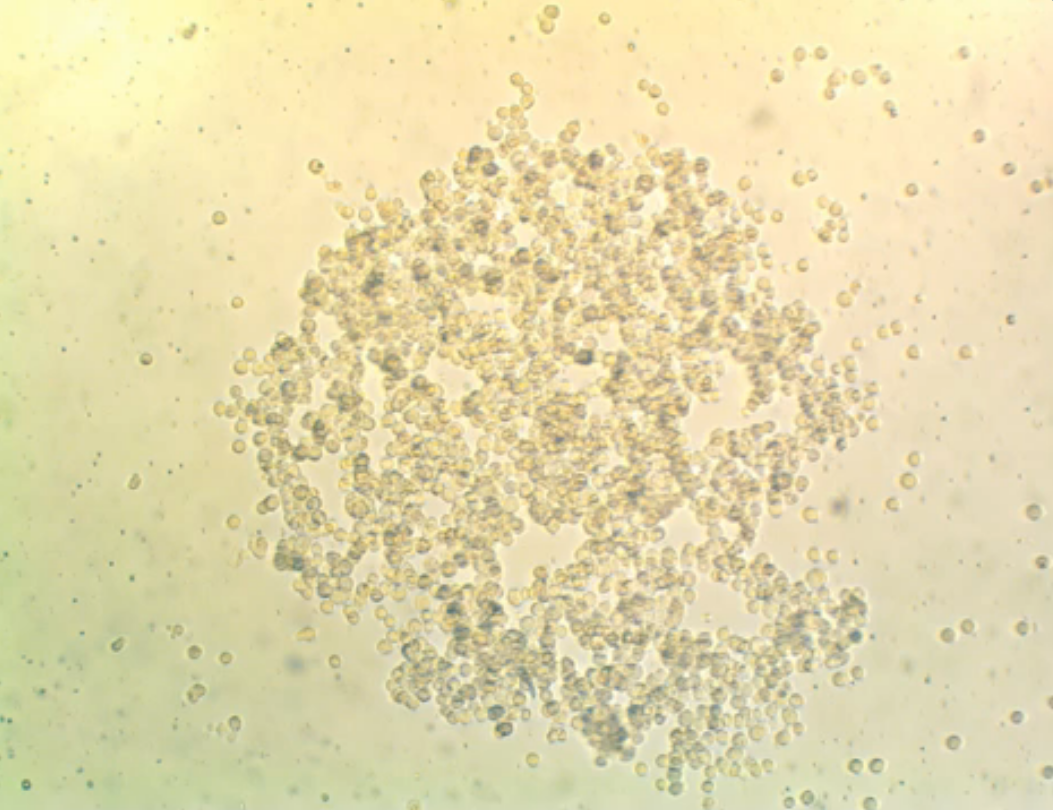
#> input picture LillyTesting/spheroidImg.png, 1053 x 810 px
$ python -i opencvtest.py   (imports and definitions only)
#> lines starting #> are read from the running program, lines starting #| are printed output that depends on the picture
#> further down, picture is the input picture: shape (810, 1053, 3); mean B, G, R 173, 217.7, 227.8
# Main Python Script which uses opencv to analyze footage of cells growing
# Author: zheath19@georgefox.edu
import cv2 as cv
import numpy as np
import os
from enum import Enum
import centroid_tracker

# Edge Detection Algorithm Enum to store valid options
class Algorithm(Enum):
    CANNY = "CANNY"
    LAPLACIAN = "LAPLACIAN"
    SOBEL = "SOBEL"

# Define Constants
PATH = '../../videos/'
VIDEO = 'sample_cell_culture_0.mp4'
SCALE = 0.25
CONTRAST = 3.0
BRIGHTNESS = 1
BLUR_INTENSITY = 20
MIN_CELL_SIZE = 1

# Elliptical Kernel
ELIPTICAL_KERNEL = cv.getStructuringElement(cv.MORPH_ELLIPSE,(5,5))


# [62 lines left out: function main, not called in this run]


'''
    Adjusts image to better view individual cells
    This involves converting the image to grayscale, increasing contrast,
    applying filters, and applying the canny edge detector to bring out the edges of each cell
    @:param img Image to adjust
    @:param edge_alg Option from Algorithm enum
    @:param scale:   (0.0,  inf) with 1.0 leaving the scale as is
    @:param contrast:   (0.0,  inf) with 1.0 leaving the contrast as is
    @:param brightness: [-255, 255] with 0 leaving the brightness as is
    @:param blur: [0, 250] Blur Intensity
    @:return adjusted frame/image
'''
# [16 lines left out: function process_image, not called in this run]

'''
    Adjusts image to better view individual cells
    This involves increasing contrast, applying filters,
    and applying an edge detector to bring out the edges of each cell.
    This does not convert it to grayscale
    @:param img Image to adjust
    @:param edge_alg Option from Algorithm enum
    @:param scale:   (0.0,  inf) with 1.0 leaving the scale as is
    @:param contrast:   (0.0,  inf) with 1.0 leaving the contrast as is
    @:param brightness: [-255, 255] with 0 leaving the brightness as is
    @:param blur: [0, 250] Blur Intensity
    @:return adjusted frame/image
'''
# [10 lines left out: function process_color_image, not called in this run]

'''
    Resizes the given video frame or image to supplied scale
    @:param frame image or singular frame of video
    @:param scale (0.0,  inf) with 1.0 leaving the scale as is
    @:return resized frame
'''
# [6 lines left out: function rescale_frame, not called in this run]


'''
    Adjusts contrast and brightness of an uint8 image
    @:param contrast:   (0.0,  inf) with 1.0 leaving the contrast as is
    @:param brightness: [-255, 255] with 0 leaving the brightness as is
    @:return adjusted frame/image
'''
def adjust_contrast_brightness(img, contrast:float=1.0, brightness:int=0):
    brightness += int(round(255*(1-contrast)/2))
    return cv.addWeighted(img, contrast, img, 0, brightness)


'''
    Uses a specified edge detection algorithm to display only edges found in the image
    @:param img: image to detect edges in
    @:param edge_alg Option from Algorithm enum
    @:return edited frame/image
'''
# [25 lines left out: function detect_edges, not called in this run]

'''
    Uses canny edge detection algorithm to display only edges found in the color image
    @:param img: image to detect edges in
    @:return edited frame/image
'''
def color_canny(img):
    # Use canny edge detection on each color channel seperately
    (B, G, R) = cv.split(img)
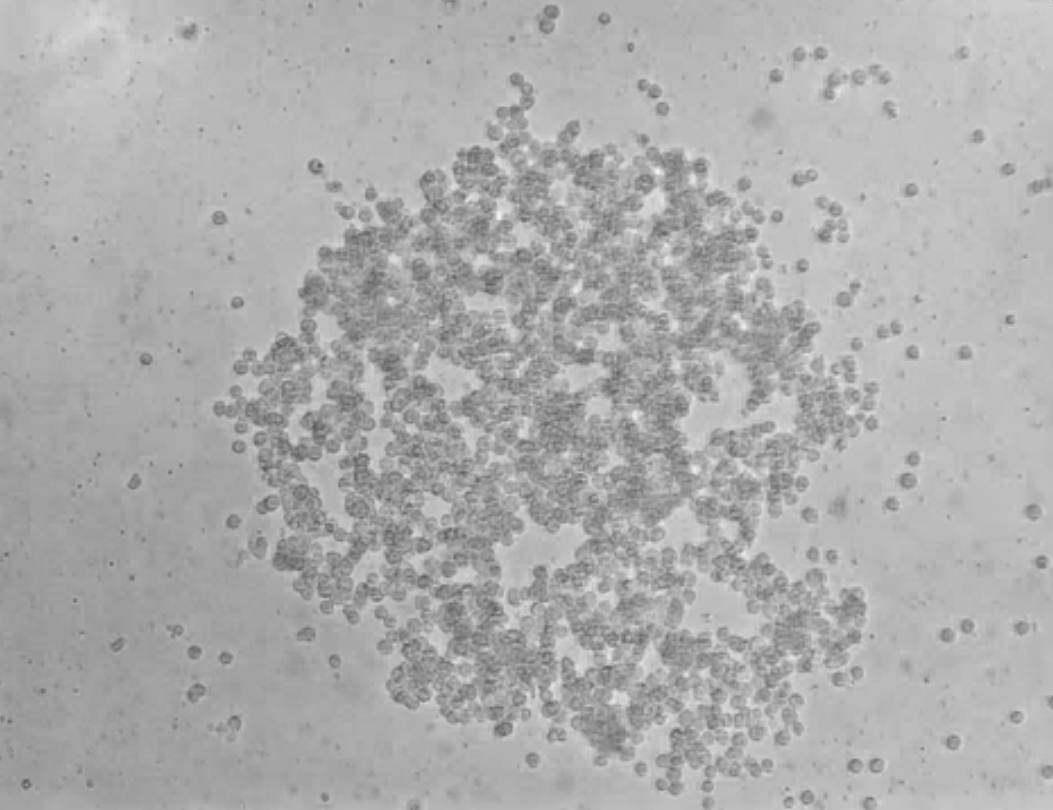
#> B: shape (810, 1053); min 81, max 243, mean 173
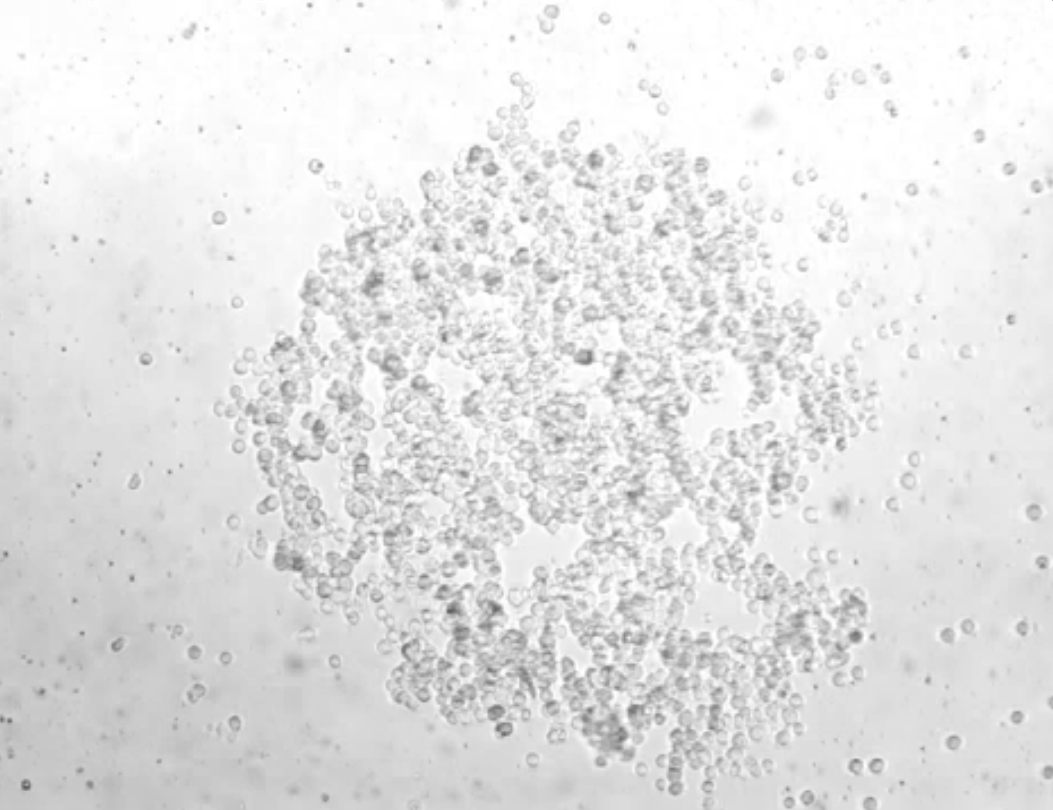
#> R: shape (810, 1053); min 93, max 255, mean 227.8
    B_canny = cv.Canny(B, 50, 200)
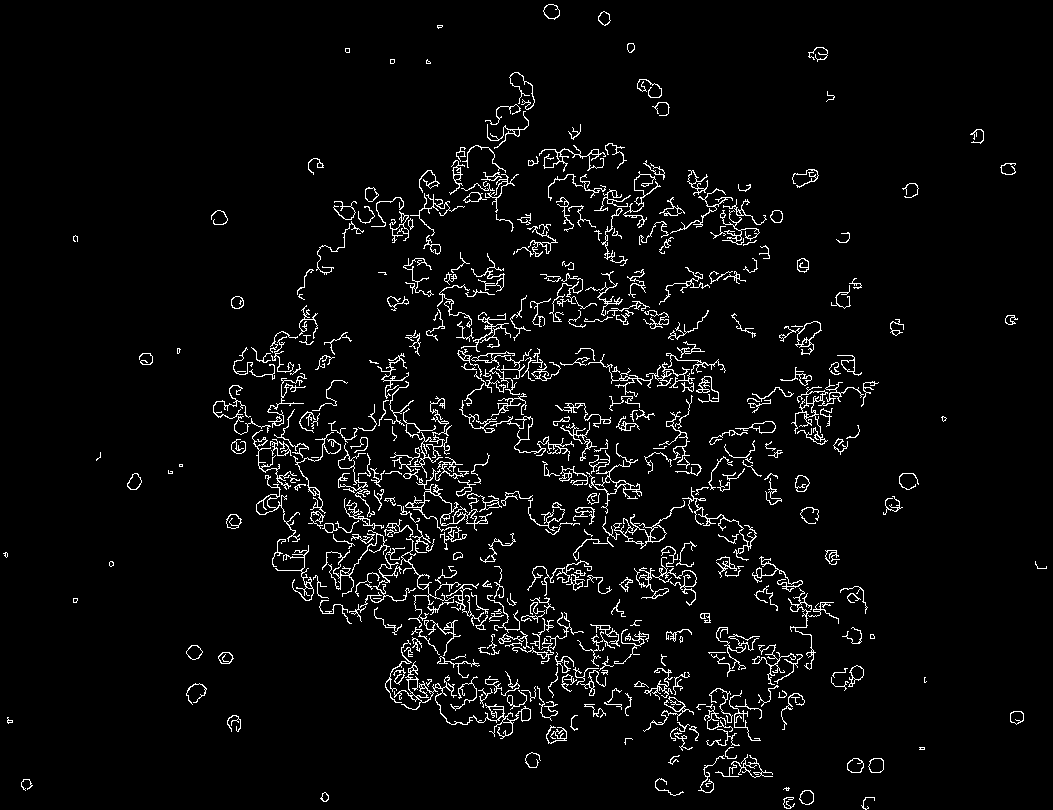
#> B_canny: shape (810, 1053); 4.3% white in thin lines or dots
    #cv.imshow("B", B_canny)
    G_canny = cv.Canny(G, 50, 200)
#> G_canny: shape (810, 1053); 4.6% white in thin lines or dots
    #cv.imshow("G", G_canny)
    R_canny = cv.Canny(R, 50, 200)
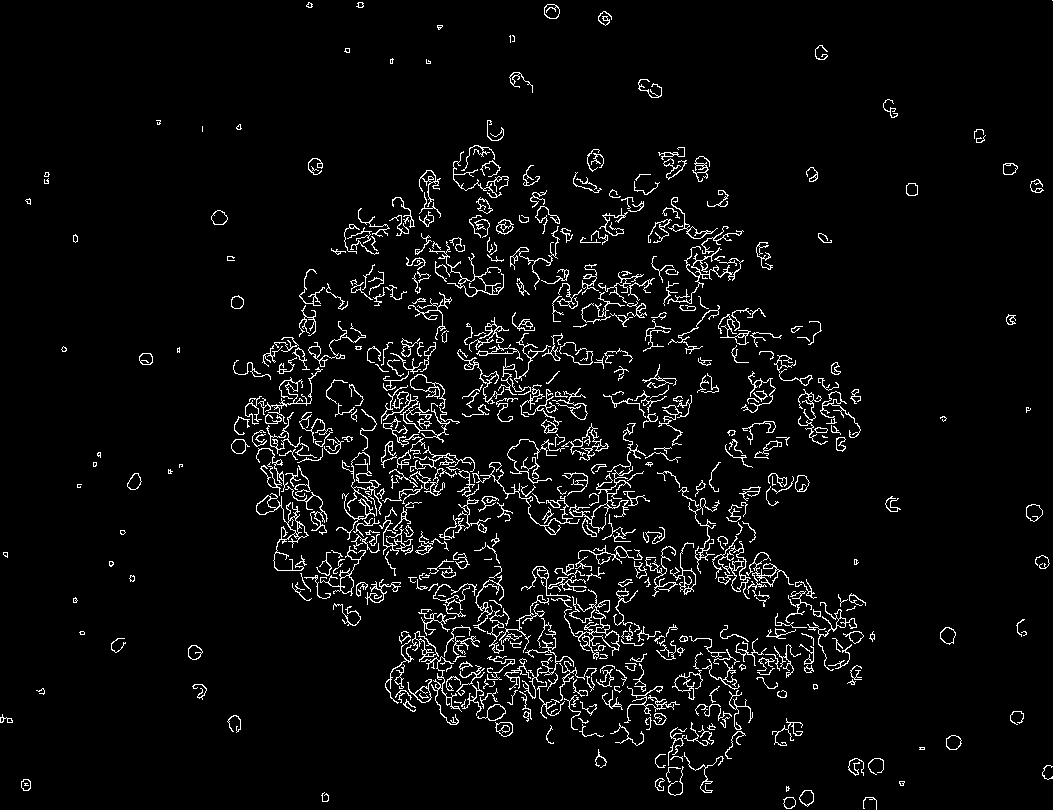
#> R_canny: shape (810, 1053); 4.7% white in thin lines or dots
    #cv.imshow("R", R_canny)

    # Recombine seperate color channels
    processed = cv.merge([B_canny, G_canny, R_canny])

    # Dilate frame to thicken and define edges
    processed = cv.dilate(processed, (7, 7), iterations=1)
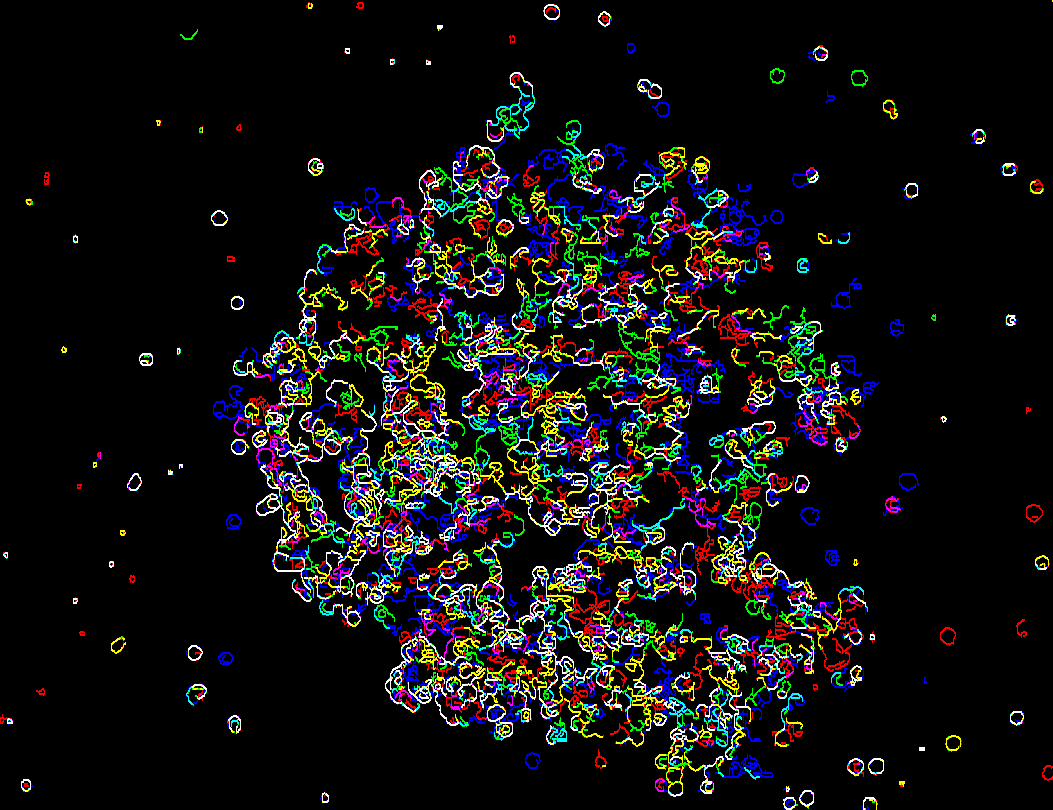
#> processed: shape (810, 1053, 3); mean B, G, R 17.4, 18.3, 18.7

    return processed


'''
    Uses a specified edge detection algorithm to display only edges found in the image
    @:param img: image to detect edges in
    @:param edge_alg Option from Algorithm enum
    @:return edited frame/image with drawn on contours and text
'''
# [62 lines left out: functions detect_shape, draw_external_contours, get_circular_kernel, not called in this run]


# [1 line not run here, left out]

>>> import cv2
>>> picture = cv2.imread('../../LillyTesting/spheroidImg.png')
>>> result = color_canny(picture)
